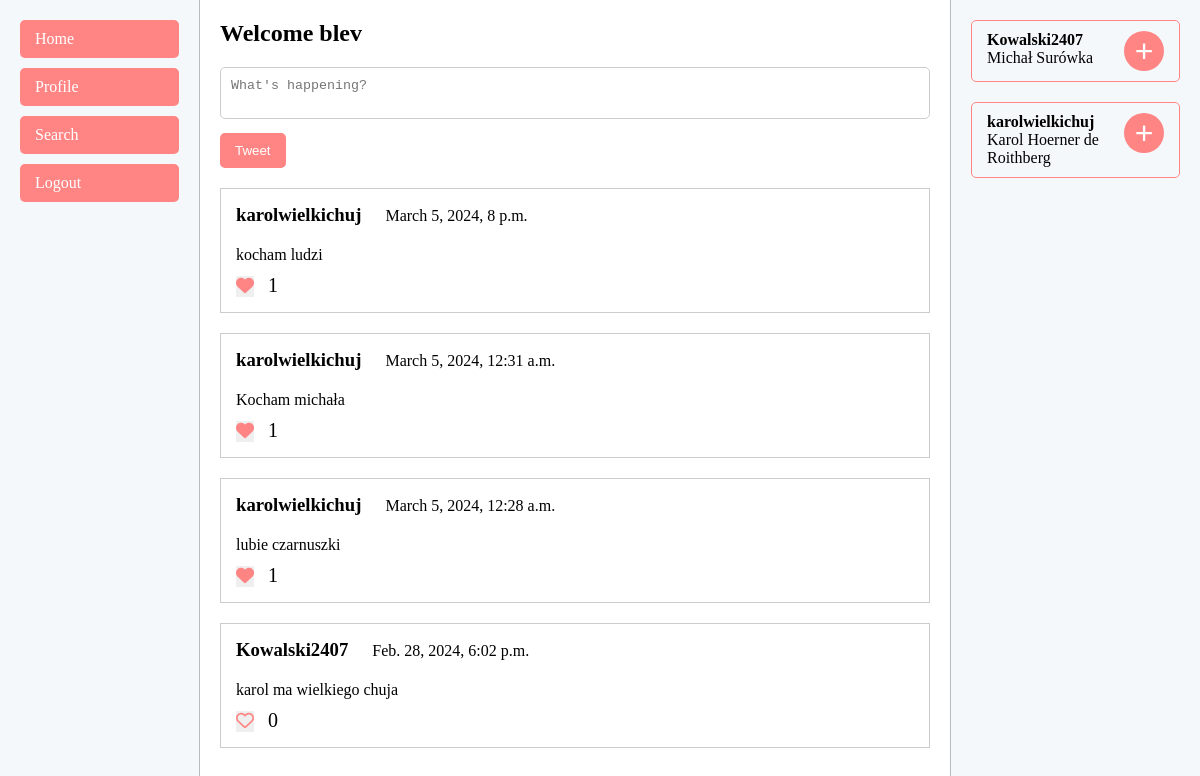
The app's page / (signed in) with its own data.
### posts/models.py (models this page shows)
class Post(models.Model):
    user = models.ForeignKey(to=User, to_field='id', on_delete=models.CASCADE, default=None)
    post = models.TextField(max_length=255)
    date_time = models.DateTimeField()

### main_page/views.py (the view)
# urls.py: path('', views.main_page, name='main_page'),
def main_page(request):
    if request.user.is_authenticated:
        user = request.user
        posts = get_main_page_posts(user)
        people_to_observe = get_users_to_observe(user)
        return render(request, 'main_page.html', {'user' : user, 'posts': posts, 'people_to_observe': people_to_observe})

### observers/utils.py (called while the page is built)
def get_users_to_observe(loged_in_user):
    observers = Observer.objects.filter(observed_by=loged_in_user)
    observers_ids = list(observers.values_list('observer', flat=True))
    observers_ids.append(loged_in_user.id)
    users_to_observe = User.objects.exclude(id__in=observers_ids).order_by('username')
    return users_to_observe

### posts/utils.py (called while the page is built)
def get_main_page_posts(logged_in_user):
    posts = Post.objects.exclude(user=logged_in_user).order_by('-date_time')
    user = User.objects.get(id=logged_in_user.id)
    print(user.id)
    like_numbers = [get_like_number(post) for post in posts]
    is_post_liked_by_user_list = are_posts_liked_by_user(posts, logged_in_user)
    for post, like_number, is_liked in zip(posts, like_numbers, is_post_liked_by_user_list):
        post.like_number = like_number
        post.is_liked = is_liked
    return posts

def get_like_number(post):
    return Like.objects.filter(post=post).count()

def are_posts_liked_by_user(posts, user):
    is_post_liked_by_user_list = []
    counter = 0
    for post in posts:
        likes = Like.objects.filter(post=post).values('user')
        for like in likes:
            if like['user'] == user.id:
                is_post_liked_by_user_list.append(True)
        if len(is_post_liked_by_user_list) -1 < counter:
            is_post_liked_by_user_list.append(False)
        counter += 1
    return is_post_liked_by_user_list

### main_page/templates/main_page.html (shortened to what this page needs)
{% load static %}
<!DOCTYPE html>
<html lang="en">
<head>
    <link rel="stylesheet" href="{% static 'main_page.css' %}">
</head>
<body>
    <div class="container">
        <aside class="sidebar left">
            <a href="{% url 'main_page' %}" class="nav-btn">Home</a>
            <a href="{% url 'profile_page' %}" class="nav-btn">Profile</a>
            <a href="" class="nav-btn">Search</a>
            <a href="{% url 'logout' %}" class="nav-btn">Logout</a>
        </aside>
        <main class="main-content">
            <h2 class="welcome-text">Welcome {{user.username}}</h2>
            <form method="post" action="{% url 'add_post' %}" class="new-post-form">
                <textarea name="new-post" placeholder="What's happening?" required></textarea>
                <div style="display: flex; justify-content: space-between;">
                    <div>
                        <button type="submit" class="tweet-btn">Tweet</button>
                    </div>
                </div>
            </form>
            {% for post in posts %}
            <div class="post">
                <h3 class="username">{{post.user}}</h3>
                <p class="date">{{post.date_time}}</p>
                <p class="post-text">{{post.post}}</p>
                {% if post.is_liked %}
                <form action="{% url 'delete_like' %}" method="post" style="display: inline;">
                    <button type="submit" class="heart-btn">
                        <i class="fa fa-heart hearth"></i>
                    </button>
                </form>
                {% else %}
                <form action="{% url 'add_like' %}" method="post" style="display: inline;">
                    <button class="heart-btn">
                        <i class="fa-regular fa-heart hearth"></i>
                    </button>
                </form>
                {% endif %}
                <p class="like-number">{{post.like_number}}</p>
            </div>
            {% endfor %}
        </main>
        <aside class="sidebar right">
            {% for p in people_to_observe %}
            <div class="user-profile">
                <div class="user-data">
                    <b class="username">{{ p.username }}</b>
                    <p class="name">{{ p.first_name }} {{ p.last_name }}</p>
                </div>
                <form action="{% url 'add_observer' %}" method="post">
                    <button type="submit" class="add-observer">+</button>
                </form>
            </div>
            {% endfor%}
        </aside>
    </div>
</body>
</html>

### main_page/static/main_page.css (style rules this page uses)
* { margin: 0; padding: 0; box-sizing: border-box; }
.container { display: flex; }
.sidebar { background-color: #f5f8fa; padding: 20px; }
.right { border-left: #b9bcbe 1px solid; width: 250px; }
.left { border-right: #b9bcbe 1px solid; width: 200px; }
.nav-btn { display: block; width: 100%; padding: 10px 15px; margin-bottom: 10px; background-color: #ff8585; color: white; border: none; border-radius: 5px; cursor: pointer; text-decoration: none; }
.main-content { flex: 1; padding: 20px; }
.post { background-color: #fff; border: 1px solid #ccc; padding: 15px; margin-bottom: 20px; }
.new-post-form { margin-top: 20px; }
.new-post-form textarea { width: 100%; padding: 10px; margin-bottom: 10px; border: 1px solid #ccc; border-radius: 5px; resize: none; }
.new-post-form .tweet-btn { padding: 10px 15px; background-color: #ff8585; color: white; border: none; border-radius: 5px; cursor: pointer; margin-bottom: 20px; }
.tweet-btn { display: inline-block; margin-right: 20px; }
.welcome-text { margin-bottom: 10px; }
.post .username, .add-like { display: inline; margin-right: 20px; }
.date, .like-number { display: inline; }
.post-text { margin-top: 20px; margin-bottom: 10px; }
.user-profile .username { margin-bottom: 5px; }
.user-profile { margin-bottom: 20px; padding: 10px 15px; border: solid 1px #ff8585; border-radius: 5px; display: flex; justify-content: space-between; }
.add-observer { height: 40px; width: 40px; background-color: #ff8585; color: white; border: none; border-radius: 100%; cursor: pointer; font-size: xx-large; }
.heart-btn { border: none; cursor: pointer; font-size: large; text-decoration: none; background-color: none; margin-right: 10px; display: inline; }
.like-number { display: inline; justify-content: center; text-align: center; font-size: 20px; }
.hearth { color: #ff8585; }

### records on screen
Post: user "karolwielkichuj", date_time "March 5, 2024, 8 p.m.", post "kocham ludzi", like_number "1"
Post: user "karolwielkichuj", date_time "March 5, 2024, 12:31 a.m.", post "Kocham michała", like_number "1"
Post: user "karolwielkichuj", date_time "March 5, 2024, 12:28 a.m.", post "lubie czarnuszki", like_number "1"
Post: user "Kowalski2407", date_time "Feb. 28, 2024, 6:02 p.m.", post "karol ma wielkiego chuja", like_number "0"

### other values on screen
{{ user.username }} "blev"
{{ p.username }} "Kowalski2407"
{{ p.first_name }} "Michał"
{{ p.last_name }} "Surówka"
{{ p.username }} "karolwielkichuj"
{{ p.first_name }} "Karol"
{{ p.last_name }} "Hoerner de Roithberg"
